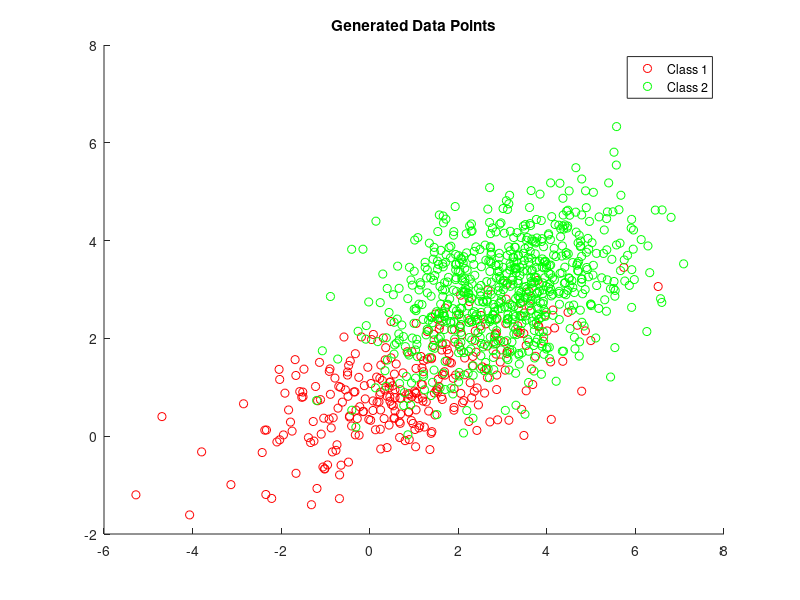
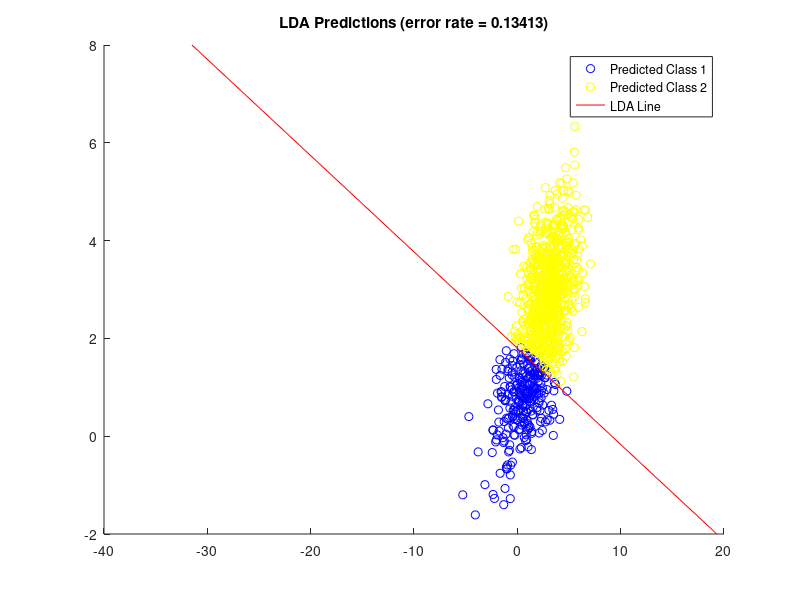

Write MATLAB code to recreate these figures, in order.
clear all;
mean1 = [1 1];
cov1 = [3 1;1 .8];
mean2 = [3 3];
cov2 = [2 .5;.5 1];
prior1=.3
prior2=.7
class1=[];
class2=[]
for i = 1:999
    test = rand()
    if test< prior1
        X1=randn(1,2)*chol(cov1)+mean1;
        X1=[X1(1,:) 1];
        class1=[class1; X1];
    else
        X2=randn(1,2)*chol(cov2)+mean2;
        X2=[X2(1,:) 2];
        class2=[class2; X2];
    end
end
figure(1)
scatter(class1(:,1),class1(:,2),'r')
hold on
scatter(class2(:,1),class2(:,2),'g')
title('Generated Data Points')
legend('Class 1','Class 2')

output= [class1(:,1:2);class2(:,1:2)];
outputClasses=[class1(:,3);class2(:,3)];
figure(2)
lda = fitcdiscr(output,outputClasses);

%decisionLine
lda1 = [];
lda2 = [];
errorLDA=0;
for idx = 1:length(output)
    x=output(idx,1)
    y=output(idx,2)
    if y < -(lda.Coeffs(1, 2).Const + lda.Coeffs(1, 2).Linear(1) * x) / lda.Coeffs(1, 2).Linear(2)
        lda1 = [lda1;output(idx,:)];
        if outputClasses(idx)==2
            errorLDA = errorLDA + 1;
        end
    else
        lda2 = [lda2;output(idx,:)];
        if outputClasses(idx)==1
            errorLDA = errorLDA + 1;
        end
    end
end
errorRateLDA = errorLDA/999


scatter(lda1(:,1),lda1(:,2),'b')
hold on
scatter(lda2(:,1),lda2(:,2),'y')

Xlist = get(gca, 'Xlim');%get(gca, 'Xlim'); TODO: change to y axis limits 
Ylist = (lda.Coeffs(1, 2).Linear(2) .* Xlist) / lda.Coeffs(1, 2).Linear(1);
Ylimits = get(gca, 'Ylim')
if Ylist(1) < Ylimits(1) | Ylist(2) > Ylimits(2)
    if Ylist(1) < Ylimits(1)
        Ylist(1) = Ylimits(1);
    end
    if Ylist(2) > Ylimits(2)
        Ylist(2) = Ylimits(2);
    end
    Xlist =  (Ylist-1.8) .* -lda.Coeffs(1, 2).Linear(2)/lda.Coeffs(1,2).Linear(1)% / lda.Coeffs(1, 2).Linear(2);
end
plot(Xlist, Ylist, '-r')
title(['LDA Predictions (error rate = ' num2str(errorRateLDA) ')'])
legend('Predicted Class 1','Predicted Class 2','LDA Line')